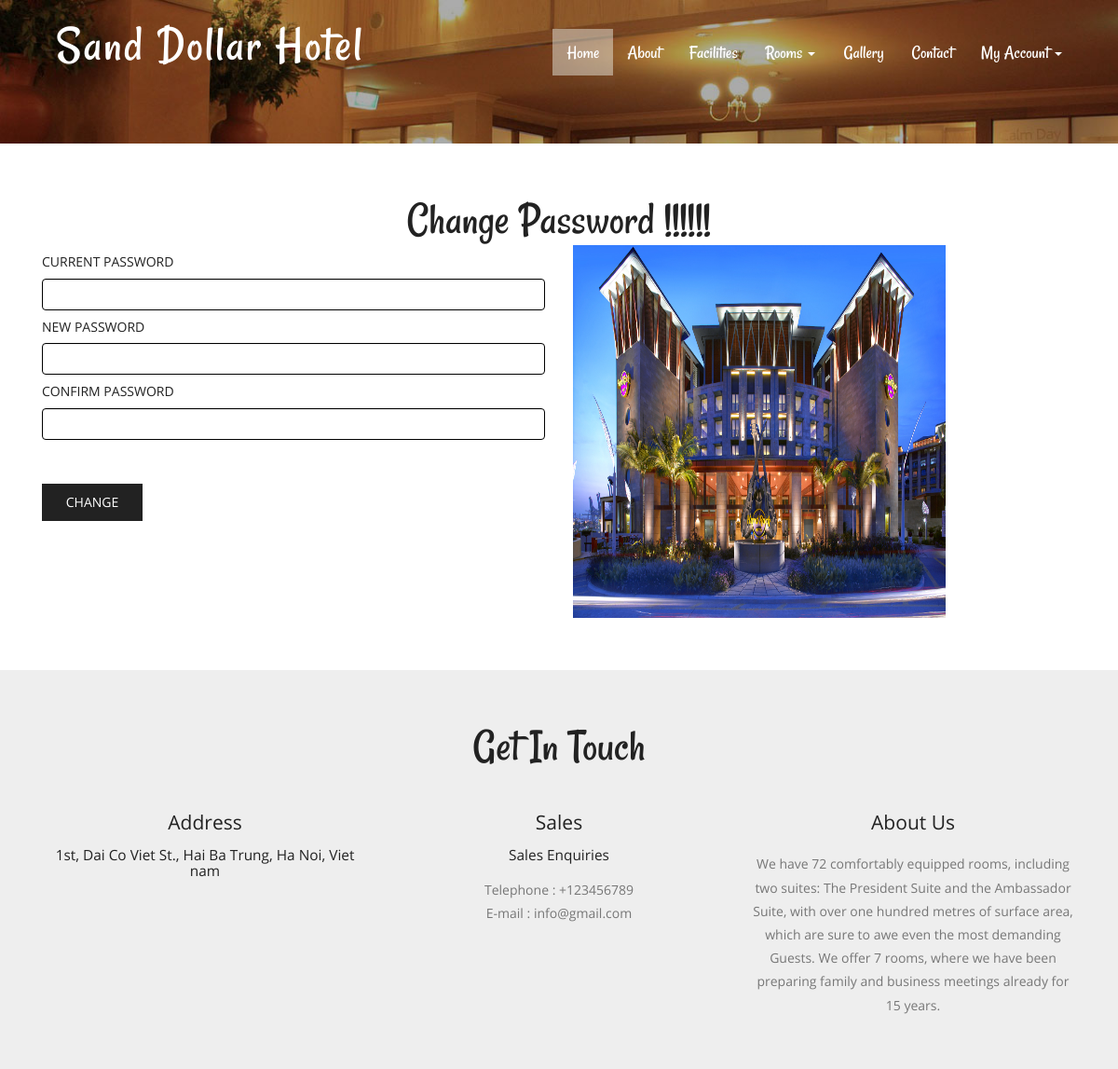
The page /change-password.php (signed in) on the database its author committed.
### tables this page shows
CREATE TABLE `tblpage` (
  `ID` int(10) NOT NULL,
  `PageType` varchar(120) DEFAULT NULL,
  `PageTitle` varchar(200) DEFAULT NULL,
  `PageDescription` mediumtext DEFAULT NULL,
  `Email` varchar(120) DEFAULT NULL,
  `MobileNumber` bigint(10) DEFAULT NULL,
  `UpdationDate` timestamp NULL DEFAULT NULL ON UPDATE current_timestamp()
);

### src/includes/getintouch.php (the view, shortened to what this page needs)
<div class="touch-section">
	<div class="container">
		<h3>get in touch</h3>
		<div class="touch-grids">
			<?php
				$sql="SELECT * from tblpage where PageType='contactus'";
				$query = $dbh -> prepare($sql);
				$query->execute();
				$results=$query->fetchAll(PDO::FETCH_OBJ);
				$cnt=1;
				if($query->rowCount() > 0) {
					foreach($results as $row) {
			?>
			<div class="col-md-4 touch-grid">
				<h4>address</h4>
				<h5><?php echo htmlentities($row->PageDescription);?></h5>
			</div>
			<div class="col-md-4 touch-grid">
				<h4>Sales</h4>
				<h5>Sales Enquiries</h5>
				<p>Telephone : +<?php  echo htmlentities($row->MobileNumber);?></p>
				<p>E-mail : <?php  echo htmlentities($row->Email);?></p>
			</div>
			<?php $cnt=$cnt+1;}} ?>
			<div class="col-md-4 touch-grid">
				<?php
					$sql="SELECT * from tblpage where PageType='aboutus'";
					$query = $dbh -> prepare($sql);
					$query->execute();
					$results=$query->fetchAll(PDO::FETCH_OBJ);
					$cnt=1;
					if($query->rowCount() > 0) {
						foreach($results as $row) {
				?>
				<h4><?php  echo htmlentities($row->PageTitle);?></h4>
				<br>
				<p><?php  echo htmlentities($row->PageDescription);?></p>
				</div><?php $cnt=$cnt+1;}} ?>
					<div class="clearfix"></div>
				</div>
			</div>
		</div>
	</div>

### src/css/style.css (style rules this page uses)
h1,h2,h3,h4,h5,h6 { padding:0 0; margin:0 0; }
p { padding:0 0; margin:0 0; }
body { padding:0 0; margin:0 0; font-family: 'OpenSans-Regular' }
.touch-section { padding: 4em 0; text-align: center; background-color: #eee; }
.touch-grids { margin-top: 3em; }
.touch-grid h4 { font-size: 1.5em; color: #222; text-transform: capitalize; }
.touch-section h3 { font-size: 3.5em; text-transform: capitalize; font-family: 'Rancho-Regular'; color: #222; }
.touch-grid h5 { font-size: 1.1em; padding: 1em 0; color: #222; }
.touch-grid p { font-size: 1em; line-height: 1.8em; color: #777; }

### rows shown on the page
tblpage: PageDescription "1st, Dai Co Viet St., Hai Ba Trung, Ha Noi, Viet nam", MobileNumber "123456789", Email "info@gmail.com"
tblpage: PageTitle "About Us", PageDescription "We have 72 comfortably equipped rooms, including two suites: The President Suite and the Ambassador Suite, with over one hundred metres of surface area, which are sure to awe even the most demanding Guests. We offer 7 rooms, where we have been preparing family and business meetings already for 15 years."
